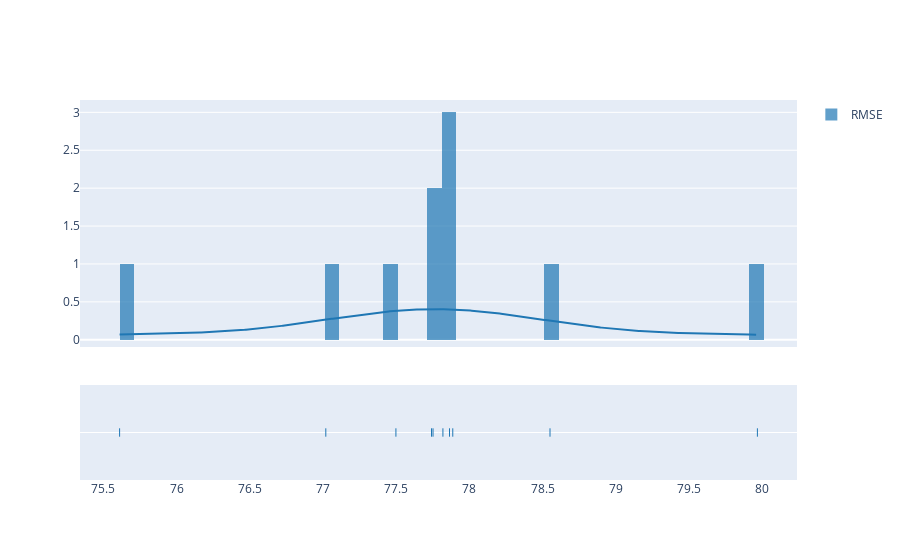
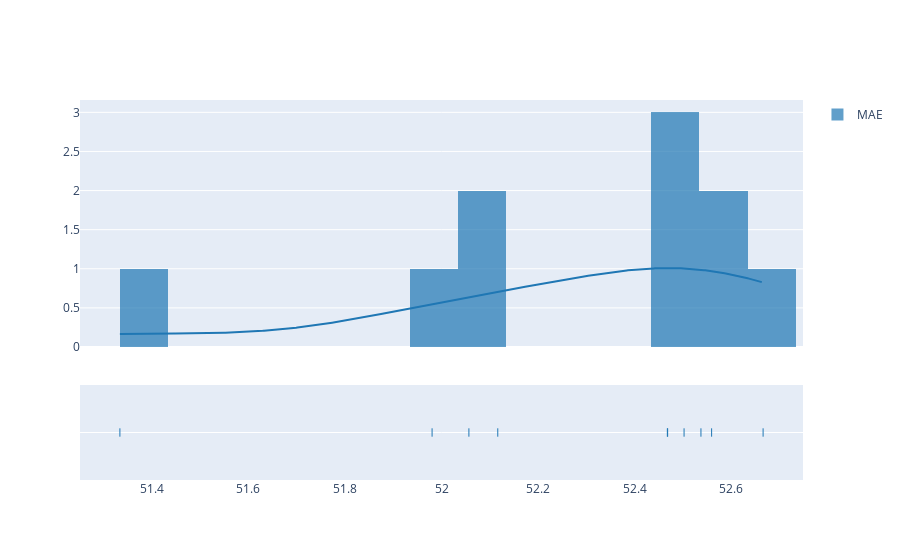

These figures' notebook cell, in order:
### Code cell
rmse_kde = ff.create_distplot(hist_data=[rmse_boot], group_labels=["RMSE"], bin_size=0.1)
rmse_kde.show()
mse_kde = ff.create_distplot(hist_data=[mae_boot], group_labels=["MAE"], bin_size=0.1)
mse_kde.show()

### Figure 1 — Plotly figure (JSON) as saved in the notebook; plotly's stock layout.template omitted (floating-point values rounded to 4 significant figures; data arrays with more than 128 entries replaced by an {"elided": "..."} marker saying what was removed)
{"data": [{"autobinx": false, "histnorm": "probability density", "legendgroup": "RMSE", "marker": {"color": "rgb(31, 119, 180)"}, "name": "RMSE", "opacity": 0.7, "type": "histogram", "x": [75.61, 78.55, 77.5, 77.74, 77.89, 77.82, 77.86, 77.02, 77.75, 79.97], "xaxis": "x", "xbins": {"end": 79.97, "size": 0.1, "start": 75.61}, "yaxis": "y"}, {"legendgroup": "RMSE", "marker": {"color": "rgb(31, 119, 180)"}, "mode": "lines", "name": "RMSE", "showlegend": false, "type": "scatter", "x": {"elided": "500 float values"}, "xaxis": "x", "y": {"elided": "500 float values"}, "yaxis": "y"}, {"legendgroup": "RMSE", "marker": {"color": "rgb(31, 119, 180)", "symbol": "line-ns-open"}, "mode": "markers", "name": "RMSE", "showlegend": false, "type": "scatter", "x": [75.61, 78.55, 77.5, 77.74, 77.89, 77.82, 77.86, 77.02, 77.75, 79.97], "xaxis": "x", "y": ["RMSE", "RMSE", "RMSE", "RMSE", "RMSE", "RMSE", "RMSE", "RMSE", "RMSE", "RMSE"], "yaxis": "y2"}], "layout": {"barmode": "overlay", "hovermode": "closest", "legend": {"traceorder": "reversed"}, "xaxis": {"anchor": "y2", "domain": [0, 1], "zeroline": false}, "yaxis": {"anchor": "free", "domain": [0.35, 1], "position": 0}, "yaxis2": {"anchor": "x", "domain": [0, 0.25], "dtick": 1, "showticklabels": false}}}

### Figure 2 — Plotly figure (JSON) as saved in the notebook; plotly's stock layout.template omitted (floating-point values rounded to 4 significant figures; data arrays with more than 128 entries replaced by an {"elided": "..."} marker saying what was removed)
{"data": [{"autobinx": false, "histnorm": "probability density", "legendgroup": "MAE", "marker": {"color": "rgb(31, 119, 180)"}, "name": "MAE", "opacity": 0.7, "type": "histogram", "x": [51.33, 52.47, 52.54, 52.56, 52.47, 52.12, 52.5, 51.98, 52.06, 52.67], "xaxis": "x", "xbins": {"end": 52.67, "size": 0.1, "start": 51.33}, "yaxis": "y"}, {"legendgroup": "MAE", "marker": {"color": "rgb(31, 119, 180)"}, "mode": "lines", "name": "MAE", "showlegend": false, "type": "scatter", "x": {"elided": "500 float values"}, "xaxis": "x", "y": {"elided": "500 float values"}, "yaxis": "y"}, {"legendgroup": "MAE", "marker": {"color": "rgb(31, 119, 180)", "symbol": "line-ns-open"}, "mode": "markers", "name": "MAE", "showlegend": false, "type": "scatter", "x": [51.33, 52.47, 52.54, 52.56, 52.47, 52.12, 52.5, 51.98, 52.06, 52.67], "xaxis": "x", "y": ["MAE", "MAE", "MAE", "MAE", "MAE", "MAE", "MAE", "MAE", "MAE", "MAE"], "yaxis": "y2"}], "layout": {"barmode": "overlay", "hovermode": "closest", "legend": {"traceorder": "reversed"}, "xaxis": {"anchor": "y2", "domain": [0, 1], "zeroline": false}, "yaxis": {"anchor": "free", "domain": [0.35, 1], "position": 0}, "yaxis2": {"anchor": "x", "domain": [0, 0.25], "dtick": 1, "showticklabels": false}}}
